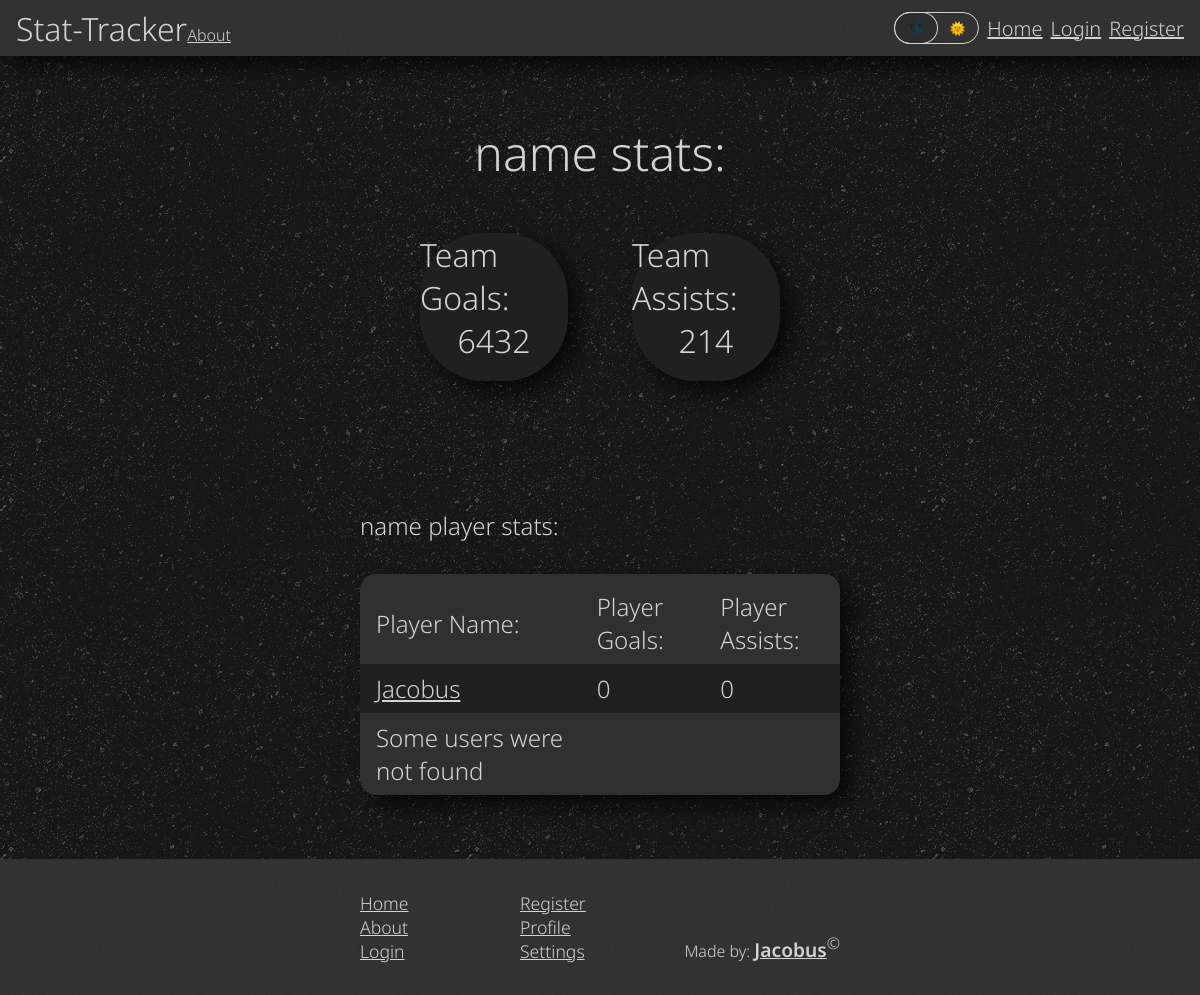
/pages/team.php?team=4, run on the app's committed database.
### tables this page shows
CREATE TABLE `teams` (
  `id` int(11) NOT NULL,
  `name` varchar(255) NOT NULL,
  `players` longtext DEFAULT NULL,
  `team_goals` int(11) NOT NULL DEFAULT 0,
  `team_assists` int(11) NOT NULL DEFAULT 0
);

CREATE TABLE `users` (
  `id` int(11) NOT NULL,
  `name` varchar(40) NOT NULL,
  `email` varchar(255) NOT NULL,
  `password` varchar(255) NOT NULL,
  `goals` int(32) NOT NULL DEFAULT 0,
  `assists` int(32) NOT NULL DEFAULT 0,
  `login_token` varchar(255) DEFAULT NULL,
  `admin` int(11) NOT NULL DEFAULT 0
);

### php/team.php (called while the page is built, shortened)
<?php
class Team {
    private $conn;
    public function __construct($id) {
        $this->conn = $conn;
        $x = $this->setTeamData($id);
    }
    private function setTeamData($id){
        $stmt = $this->conn->prepare("SELECT * FROM teams WHERE id=?");
        $stmt->execute([$id]);
        $data = $stmt->fetchAll(PDO::FETCH_ASSOC);
        $this->name = $data[0]["name"];
        $this->players = json_decode($data[0]["players"]);
        $this->goals = $data[0]["team_goals"];
        $this->assists = $data[0]["team_assists"];
    }
    public function getPlayerName($id){
        $stmt = $this->conn->prepare("SELECT name FROM users WHERE id=?");
        $stmt->execute([$id]);
        if($stmt->rowCount() == 0){
            return 1;
        }
        $data = $stmt->fetchAll(PDO::FETCH_ASSOC);
        return $data[0]["name"];
    }
}
?>

### pages/team.php (the view, shortened to what this page needs)
<?php
    require_once "../php/team.php";
    if(isset($_GET["team"])){
        $team = new Team($_GET["team"]);
    }
?>
<!DOCTYPE html>
<html lang="en">
<head>
    <link rel="stylesheet" href="../styles/main.css">
    <link rel="stylesheet" href="../styles/stats.css">
    <link rel="stylesheet" href="../styles/profile.css">
    <link rel="stylesheet" href="../styles/teams.css">
</head>
<body>
    <?php require_once("header.php"); ?>
    <div class="center" style="min-height: unset; padding: 4rem 0;">
        <p><?php echo($team->name); ?> stats:</p>
        <div class="stat-wrapper">
            <div class="stat-card shadow" data-tilt data-tilt-glare data-tilt-max-glare="0.1">
                <p class="stat-card-counter-text">Team Goals:</p>
                <p class="stat-card-counter-number"><?php
                    echo $team->goals
                ?></p>
            </div>
            <div class="stat-card shadow" data-tilt data-tilt-glare data-tilt-max-glare="0.1">
                <p class="stat-card-counter-text">Team Assists:</p>
                <p class="stat-card-counter-number"><?php
                    echo $team->assists
                ?></p>
            </div>
        </div>
    </div>
    <div class="center" style="min-height: unset; padding: 4rem 0;">
        <div class="teams-title-wrapper">
            <p class="teams-title"><?php
                echo $team->name . " player stats:";
            ?></p>
            <table class="teams-wrapper shadow">
                <tr class="team-row">
                    <th>Player Name:</th>
                    <th>Player Goals:</th>
                    <th>Player Assists:</th>
                </tr>
                <?php
                    foreach($team->players as $playerId => $playerStats){
                        $playerName = $team->getPlayerName($playerId);
                        if($playerName != 1){
                            echo '<tr class="team-row"><td><a href="profile.php?user='.$playerId.'">'.$playerName.'</a></td>';
                            echo '<td>'.$playerStats->goals.'</td>';
                            echo '<td>'.$playerStats->assists.'</td>';
                        }else{
                            $error = true;
                        }
                    }
                    if(isset($error)){
                        echo '<tr class="team-row"><td>Some users were not found</td><td></td><td></td>';
                    }
                ?>
            </table>
        </div>
    </div>
    <?php require_once("footer.php"); ?>
</body>
</html>

### styles/main.css (style rules this page uses)
:root { --header-color: hsl(0, 0%, 20%); --text-color: hsl(0, 0%, 83%); --background-color: hsl(0, 0%, 9%); --accent-color-1: hsl(0, 0%, 13%); --accent-color-2: hsl(0, 0%, 19%); --font: 'Noto Sans', sans-serif; --background-ashpalt-texture: url("../images/asfalt-dark.png"); }
body, html { min-height: 100vh; padding: 0; margin: 0; color: var(--text-color); background-color: var(--background-color); font-family: var(--font); font-weight: 300; display: flex; flex-direction: column; background-image: var(--background-ashpalt-texture); }
body { padding-top: 3.5rem; }
p, a, h1, h2, h3, h4, h5, h6, ul { padding: 0; margin: 0; text-decoration: none; color: inherit; }
a { text-decoration: underline; }
* { box-sizing: border-box; }
.center { display: flex; flex-direction: column; align-items: center; justify-content: center; margin-bottom: 5rem; }
.shadow { box-shadow: 10px 10px 20px 0px rgba(0, 0, 0, 0.7); }

### styles/stats.css (style rules this page uses)
.stat-wrapper { width: 40%; height: fit-content; display: grid; grid-template-columns: repeat(2, 1fr); grid-template-rows: repeat(2, fit-content()); column-gap: 4rem; }
.stat-card { width: 100%; aspect-ratio: 1/1; background-color: var(--accent-color-1); border-radius: 4em; font-size: 1rem; display: grid; grid-template-rows: 1fr 1fr; }
.stat-card-counter-text, .stat-card-counter-number { justify-self: center; font-size: 3em; }
.stat-card-counter-text { align-self: flex-end; }
.stat-card-counter-number { align-self: flex-start; }

### styles/profile.css (style rules this page uses)
.center { min-height: calc(100vh - 3.5rem); padding: 0; margin: 0; }
.center > p { font-size: 3rem; margin-bottom: 3rem; }
.center > .stat-wrapper { width: 30%; }
.center > .stat-wrapper > .stat-card > p { font-size: 2rem; }

### styles/teams.css (style rules this page uses)
.teams-title-wrapper { width: 40%; height: fit-content; display: flex; flex-direction: column; align-items: center; justify-content: center; }
.teams-title-wrapper > .teams-title { width: 100%; font-size: 1.5rem; padding-bottom: 2rem; }
.teams-wrapper { width: 100%; border-collapse: collapse; }
.team-row:first-child > th { padding-top: 1rem; }
.team-row:nth-child(even) > td, .team-row:nth-child(even) > th { background-color: var(--accent-color-1); }
.team-row:nth-child(odd) > td, .team-row:nth-child(odd) > th { background-color: var(--accent-color-2); }
.team-row > th,.team-row > td { text-align: left; font-size: 1.5rem; font-weight: inherit; padding: .5rem 0 .5rem 1rem; }
.teams-wrapper { border-radius: 1rem; }
.teams-wrapper tr:first-child th:first-child { border-top-left-radius: 1rem; }
.teams-wrapper tr:first-child th:last-child { border-top-right-radius: 1rem; }
.teams-wrapper tr:last-child td:first-child { border-bottom-left-radius: 1rem; }
.teams-wrapper tr:last-child td:last-child { border-bottom-right-radius: 1rem; }

### data on the page
teams: name "name", team_goals "6432", team_assists "214"
users: name "Jacobus"

### other printed values
$playerStats->goals "0"
$playerStats->assists "0"
